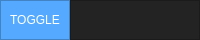
     <widget class="QFrame" name="Top_Bar">
      <property name="maximumSize">
       <size>
        <width>16777215</width>
        <height>40</height>
       </size>
      </property>
      <property name="styleSheet">
       <string notr="true">background-color: rgb(35, 35, 35);</string>
      </property>
      <property name="frameShape">
       <enum>QFrame::NoFrame</enum>
      </property>
      <property name="frameShadow">
       <enum>QFrame::Raised</enum>
      </property>
      <layout class="QHBoxLayout" name="horizontalLayout">
       <property name="spacing">
        <number>0</number>
       </property>
       <property name="leftMargin">
        <number>0</number>
       </property>
       <property name="topMargin">
        <number>0</number>
       </property>
       <property name="rightMargin">
        <number>0</number>
       </property>
       <property name="bottomMargin">
        <number>0</number>
       </property>
       <item>
        <widget class="QFrame" name="frame_toggle">
         <property name="maximumSize">
          <size>
           <width>70</width>
           <height>40</height>
          </size>
         </property>
         <property name="styleSheet">
          <string notr="true">background-color: rgb(85, 170, 255);</string>
         </property>
         <property name="frameShape">
          <enum>QFrame::StyledPanel</enum>
         </property>
         <property name="frameShadow">
          <enum>QFrame::Raised</enum>
         </property>
         <layout class="QVBoxLayout" name="verticalLayout_2">
          <property name="spacing">
           <number>0</number>
          </property>
          <property name="leftMargin">
           <number>0</number>
          </property>
          <property name="topMargin">
           <number>0</number>
          </property>
          <property name="rightMargin">
           <number>0</number>
          </property>
          <property name="bottomMargin">
           <number>0</number>
          </property>
          <item>
           <widget class="QPushButton" name="Btn_Toggle">
            <property name="sizePolicy">
             <sizepolicy hsizetype="Expanding" vsizetype="Expanding">
              <horstretch>0</horstretch>
              <verstretch>0</verstretch>
             </sizepolicy>
            </property>
            <property name="styleSheet">
             <string notr="true">color: rgb(255, 255, 255);
border: 0px solid;</string>
            </property>
            <property name="text">
             <string>TOGGLE</string>
            </property>
           </widget>
          </item>
         </layout>
        </widget>
       </item>
       <item>
        <widget class="QFrame" name="frame_top">
         <property name="maximumSize">
          <size>
           <width>16777215</width>
           <height>40</height>
          </size>
         </property>
         <property name="frameShape">
          <enum>QFrame::StyledPanel</enum>
         </property>
         <property name="frameShadow">
          <enum>QFrame::Raised</enum>
         </property>
        </widget>
       </item>
      </layout>
     </widget>
